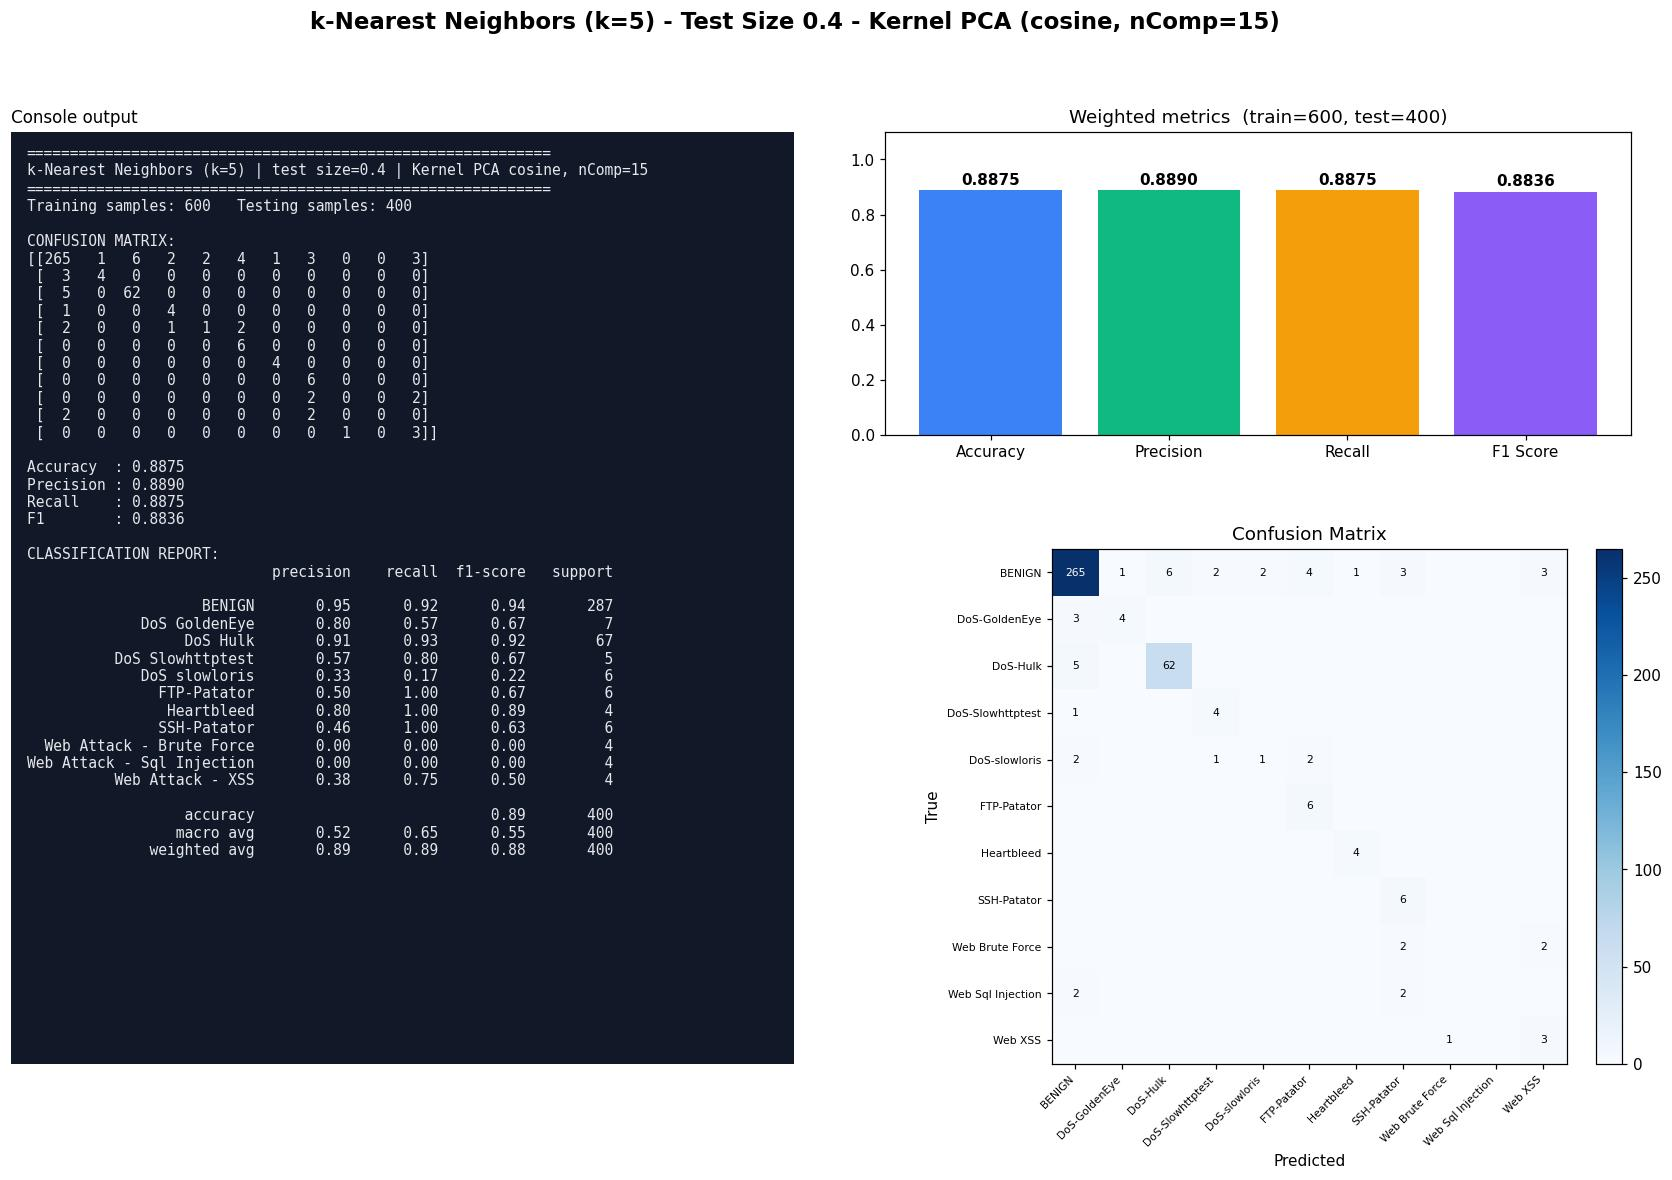

This figure's Python source:
#!/usr/bin/env python3
"""k-Nearest Neighbors (k=5) | Test size 0.4 | Kernel PCA kernel=cosine, n_components=15
CIC-IDS2017 (Tue+Wed+Thu-morning) 1000-row stratified sample.
Run in any IDE (Spyder / VS Code / PyCharm / Jupyter): open the file and press Run, no arguments needed.
Saves next to this file: 'Test0.4_nComp15_KNN.jpg' - one image with the console output (confusion matrix, metrics, classification report) plus charts."""
import json, os
import numpy as np
import matplotlib.pyplot as plt
from sklearn.decomposition import KernelPCA
from sklearn.neighbors import KNeighborsClassifier
from sklearn.metrics import (accuracy_score, classification_report, confusion_matrix,
                             f1_score, precision_score, recall_score)
from sklearn.model_selection import train_test_split
from sklearn.preprocessing import StandardScaler

TEST_SIZE, KERNEL, N_COMP, ALG, ALG_NAME = 0.4, "cosine", 15, "KNN", "k-Nearest Neighbors (k=5)"
try:
    HERE = os.path.dirname(os.path.abspath(__file__))
except NameError:                      # Jupyter / interactive console
    HERE = os.getcwd()
def _find_root():                      # folder that contains data/sample.npz (works from any working directory)
    for p in (HERE, os.path.join(HERE, ".."), os.path.join(HERE, "..", ".."), os.getcwd()):
        if os.path.exists(os.path.join(p, "data", "sample.npz")):
            return os.path.abspath(p)
    raise FileNotFoundError("data/sample.npz not found - run prepare_data.py or keep the repo folder structure")
ROOT = _find_root()
tag = f"Test{TEST_SIZE}_nComp{N_COMP}_{ALG}"

# 1. LOAD cached, cleaned sample (see prepare_data.py)
d = np.load(os.path.join(ROOT, "data", "sample.npz"), allow_pickle=True)
X, y, class_names = d["X"], d["y"], [str(c).replace("�", "-") for c in d["classes"]]

# 2. SPLIT
X_train, X_test, y_train, y_test = train_test_split(
    X, y, test_size=TEST_SIZE, random_state=42, stratify=y)

# 3. SCALE (fit on train only)
scaler = StandardScaler()
X_train = scaler.fit_transform(X_train); X_test = scaler.transform(X_test)

# 4. DIMENSIONALITY REDUCTION: Kernel PCA (fit on train only; gamma = sklearn default 1/n_features)
kpca = KernelPCA(n_components=N_COMP, kernel=KERNEL, random_state=0)
X_train = kpca.fit_transform(X_train); X_test = kpca.transform(X_test)

# 5. CLASSIFIER
classifier = KNeighborsClassifier(n_neighbors=5)
classifier.fit(X_train, y_train)
y_pred = classifier.predict(X_test)

# 6. METRICS
labels = np.arange(len(class_names))
cm = confusion_matrix(y_test, y_pred, labels=labels)
res = dict(test_size=TEST_SIZE, kernel=KERNEL, n_components=N_COMP, algorithm=ALG, model=ALG_NAME,
           n_train=int(len(y_train)), n_test=int(len(y_test)),
           accuracy=accuracy_score(y_test, y_pred),
           precision=precision_score(y_test, y_pred, average="weighted", zero_division=0),
           recall=recall_score(y_test, y_pred, average="weighted", zero_division=0),
           f1=f1_score(y_test, y_pred, average="weighted", zero_division=0))
report = classification_report(y_test, y_pred, labels=labels, target_names=class_names, zero_division=0)
lines = ["=" * 60, f"{ALG_NAME} | test size={TEST_SIZE} | Kernel PCA {KERNEL}, nComp={N_COMP}", "=" * 60,
         f"Training samples: {len(y_train)}   Testing samples: {len(y_test)}", "", "CONFUSION MATRIX:", np.array2string(cm), ""]
for k in ("accuracy", "precision", "recall", "f1"): lines.append(f"{k.capitalize():10s}: {res[k]:.4f}")
lines += ["", "CLASSIFICATION REPORT:", report]
console_output = "\n".join(lines); print(console_output)

# 7. VISUAL OUTPUT: console output + charts in ONE image (real results only)
short = [c.replace("Web Attack - ", "Web ").replace("DoS ", "DoS-") for c in class_names]
fig = plt.figure(figsize=(19, 11), dpi=110)
gs = fig.add_gridspec(2, 2, width_ratios=[1.05, 1], height_ratios=[1, 1.7], hspace=0.28, wspace=0.12)
fig.suptitle(f"{ALG_NAME} - Test Size {TEST_SIZE} - Kernel PCA ({KERNEL}, nComp={N_COMP})", fontsize=15, fontweight="bold")
axt = fig.add_subplot(gs[:, 0]); axt.set_facecolor("#111827"); axt.set_xticks([]); axt.set_yticks([])
for sp in axt.spines.values(): sp.set_visible(False)
axt.text(0.02, 0.985, console_output, family="monospace", fontsize=9.6, color="#e5e7eb", va="top", ha="left", transform=axt.transAxes)
axt.set_title("Console output", loc="left", fontsize=11)
ax0 = fig.add_subplot(gs[0, 1]); ax1 = fig.add_subplot(gs[1, 1])
names = ["Accuracy", "Precision", "Recall", "F1 Score"]; vals = [res["accuracy"], res["precision"], res["recall"], res["f1"]]
bars = ax0.bar(names, vals, color=["#3b82f6", "#10b981", "#f59e0b", "#8b5cf6"])
ax0.set_ylim(0, 1.1); ax0.set_title(f"Weighted metrics  (train={res['n_train']}, test={res['n_test']})")
for b in bars: ax0.text(b.get_x() + b.get_width() / 2, b.get_height() + .02, f"{b.get_height():.4f}", ha="center", fontweight="bold")
im = ax1.imshow(cm, cmap="Blues"); fig.colorbar(im, ax=ax1, fraction=.046, pad=.04)
ax1.set_xticks(labels); ax1.set_yticks(labels); ax1.set_xticklabels(short, rotation=45, ha="right", fontsize=7); ax1.set_yticklabels(short, fontsize=7)
ax1.set_xlabel("Predicted"); ax1.set_ylabel("True"); ax1.set_title("Confusion Matrix")
for a in labels:
    for b_ in labels:
        if cm[a, b_]: ax1.text(b_, a, cm[a, b_], ha="center", va="center", fontsize=7, color="white" if cm[a, b_] > cm.max() / 2 else "black")
plt.savefig(os.path.join(HERE, tag + ".jpg"), format="jpg", bbox_inches="tight")
if os.environ.get("ACN_NO_SHOW") != "1": plt.show()   # IDEs display the image; run_all.py disables this
plt.close()

os.makedirs(os.path.join(ROOT, "results", "json"), exist_ok=True)
with open(os.path.join(ROOT, "results", "json", tag + ".json"), "w") as f: json.dump(res, f)
